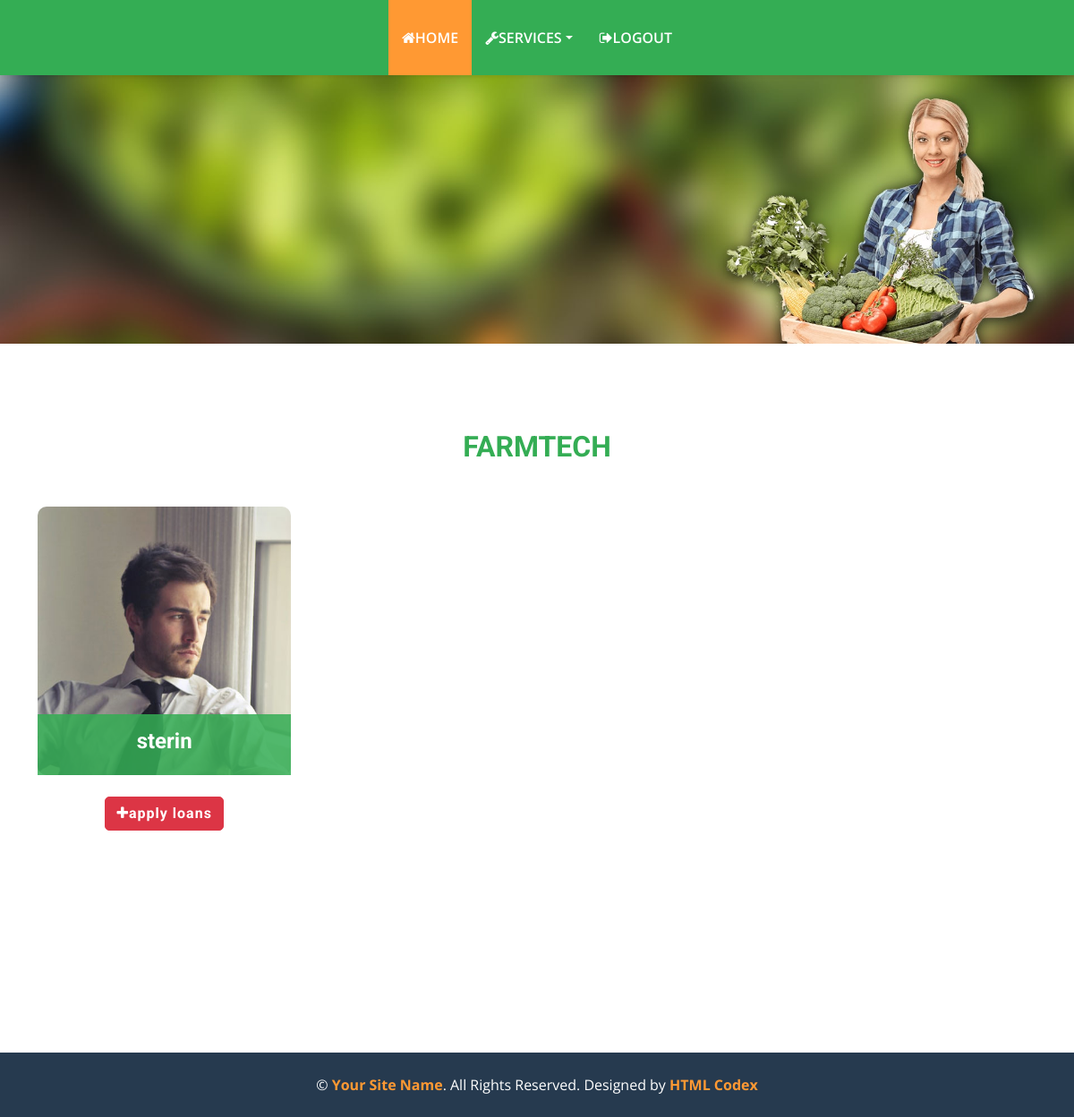
Page /farmerviewfarmtech/ on the committed database.
### farmerapp/models.py (models this page shows, shortened)
class Farmtech(models.Model):
    farm=models.ForeignKey(Login,on_delete=models.CASCADE,null=True)
    name=models.CharField(max_length=30, null=True)
    email=models.EmailField()
    mob=models.IntegerField()
    img=models.ImageField(upload_to="gallery", null=True)
    gender=models.CharField(max_length=20, null=True)

### farmerapp/views.py (the view)
# urls.py: path('farmerviewfarmtech/',views.farmerviewfarmtech),
def farmerviewfarmtech(request):
    farm=Farmtech.objects.all()
    return render(request,'farmer/viewfarmtech.html',{'farm':farm})

### templates/farmer/viewfarmtech.html (shortened to what this page needs)
{% extends 'farmer/farmerbase.html' %}
{% load static %}
{% block content %}
<div class="container-fluid py-5">
    <div class="container">
        <div class="mx-auto text-center mb-5" style="max-width: 500px;">
            <h2 class="text-primary text-uppercase">Farmtech</h2>
        </div>
        <div class="row g-5">
            {% for i in farm %}
            <div class="col-lg-4 col-md-6">
                <div class="row g-0">
                    <div class="col-10">
                        <div class="position-relative">
                            <img class="img-fluid w-100" src="/static/media/{{i.img}}" style="height:300px; width:auto; border-radius:10px" alt="">
                            <div class="position-absolute start-0 bottom-0 w-100 py-3 px-4" style="background: rgba(52, 173, 84, .85);">
                                <center>
                                <h4 class="text-white">{{i.name}}</h4>
                                </center>
                            </div>
                        </div>
                        <br>
                        <center>
                        <a href="/applyloan?id={{i.farm_id}}" class="btn btn-danger" style="border-radius:5px"><i class="fa fa-plus" aria-hidden="true"></i></i>apply loans</a>
                        </center>
                    </div>
                </div>
            </div>
                {% endfor %}
            </div>
                </div>
            </div>
{% endblock %}

### static/css/style.css (style rules this page uses)
:root { --primary: #34AD54; --secondary: #FF9933; --light: #F6FFF2; --dark: #263A4F; }
.btn { font-family: 'Roboto', sans-serif; letter-spacing: 1px; font-weight: 700; transition: .5s; }

### rows in the picture
Farmtech: img (picture), name "sterin"
